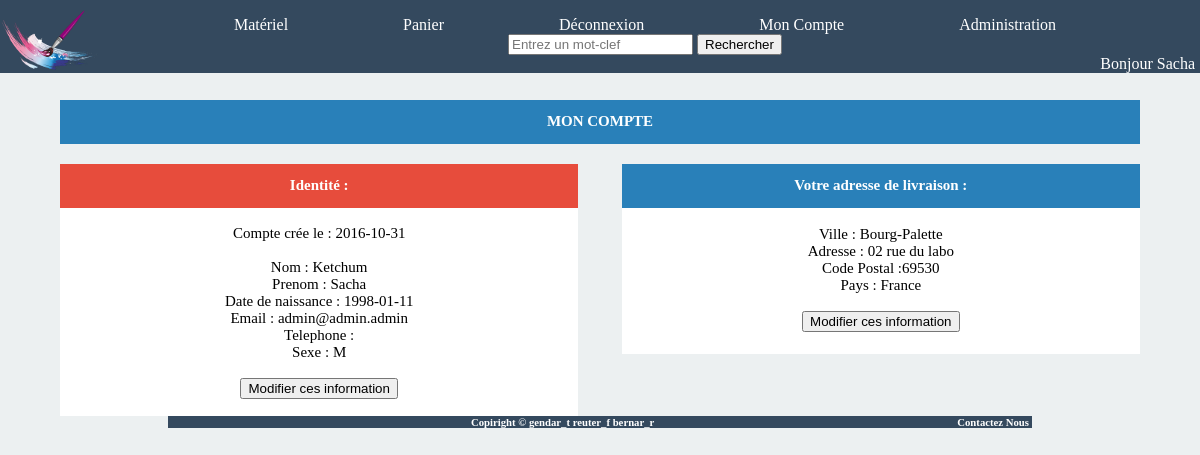
Page /profile.php (signed in) on the committed database.
### tables this page shows
CREATE TABLE Utilisateurs
(
	ID INT(6) PRIMARY KEY NULL AUTO_INCREMENT,
        Nom CHAR(30) NOT NULL,
        Prenom CHAR(30) NOT NULL,
	Date_de_naissance DATE,
	Telephone VARCHAR(10) NOT NULL,
	Ville varchar(50) NOT NULL,
	Adresse VARCHAR(200) NOT NULL,
	Mail VARCHAR(75) NOT NULL,
	Password VARCHAR(100) NOT NULL,
	Code_postale VARCHAR(5) NOT NULL,
	Pays varchar(20) NOT NULL,
	Sexe char(1),
	Rôle INT NOT NULL,
	CONSTRAINT Rôle FOREIGN KEY (Rôle) REFERENCES  Rôle(ID),
	Date_creation DATE,
	Date_modification DATE
);

### profile.php (the view, shortened to what this page needs)
<?php
$pdo = new PDO('mysql:host=localhost;dbname=bizarts_gendar_t', "admin", "admin", array(PDO::ATTR_ERRMODE => PDO::ERRMODE_EXCEPTION, PDO::MYSQL_ATTR_INIT_COMMAND => 'SET NAMES utf8'));
$row = $pdo->prepare("SELECT * FROM Utilisateurs WHERE ID = :ID");
$row->bindParam(':ID', $_SESSION['ID'], PDO::PARAM_STR);
$row->execute();
$tab = $row->fetchALL();
?>
<html>
<head>
        <link rel="stylesheet" href="Ressources/Style/style_profile.css" />
   <?php require_once("navbar.php"); ?>
        </head>
        <body>
   <div class="mon">
 <div class="titres">
   <h2>MON COMPTE</h2>
   </div>
   </div>
       <div class="tradi">
           <div class="titres">
   <h2>Identité :</h2>
           </div>
           <div class="contenu">
             <br>
  <?php $i = 0;
  echo "Compte crée le : ".$tab[0]["Date_creation"]."<br><br>";
  echo "Nom : ".$tab[0]["Nom"]."<br>";
echo "Prenom : ".$tab[0]["Prenom"]."<br>";
echo "Date de naissance : ".$tab[0]["Date_de_naissance"]."<br>";
echo "Email : ".$tab[0]["Mail"]."<br>";
echo "Telephone : ".$tab[0]["Telephone"]."<br>";
echo "Sexe : ".$tab[0]["Sexe"]."<br>";
?>
<br>
<form action="profile2.php">
<input type="submit" value="Modifier ces information">
</form>
  <br>
  <br>
        </div>
         </div>
   <div class="digi">
         <div class="titres">
   <h2>Votre adresse de livraison :</h2>
   </div><br>
         <div class="contenu">
<?php
  echo "Ville : ".$tab[0]["Ville"]."<br>";
echo "Adresse : ".$tab[0]["Adresse"]."<br>";
echo "Code Postal :".$tab[0]["Code_postale"]."<br>";
echo "Pays : ".$tab[0]["Pays"]."<br>";
?>
<br>
<form action="profile3.php">
 <input type="submit" value="Modifier ces information">
  </form>
  <br>
  <br>
  </div>
                      </div>
  <br>
  <?php require_once("footer.php");?>
       </body>
   </html>

### Ressources/Style/style_profile.css (style rules this page uses)
body { background-color: #ecf0f1; margin: 100px; }
.mon { font-size: 10px; padding: 1px; text-align: center; color: white; background-color: #2980b9; margin-bottom: 20px; }
.tradi { float: left; width:48%; background-color: white; }
.tradi .titres { font-size: 10px; padding: 1px; text-align: center; color: white; background-color: #e74c3c; }
.tradi .contenu { text-align: center; font-size: 15px; }
.digi { background-color: white; margin-left:52%; padding-bottom: 5px; }
.digi .titres { font-size: 10px; padding: 1px; text-align: center; color: white; background-color: #2980b9; }
.digi .contenu { text-align: center; font-size: 15px }

### Ressources/Style/style_navbar.css (style rules this page uses)
body { margin-top: 100px; margin-left: 5%; margin-right: 5%; background-color: #ecf0f1; }
form { display: inline; margin-top: 0em; }

### rows in the picture
utilisateurs: Date_creation "2016-10-31", Nom "Ketchum", Prenom "Sacha", Date_de_naissance "1998-01-11", Mail "admin@admin.admin", Sexe "M", Ville "Bourg-Palette", Adresse "02 rue du labo", Code_postale "69530", Pays "France"

### other values in the picture
$_SESSION['Prenom'] "Sacha"
